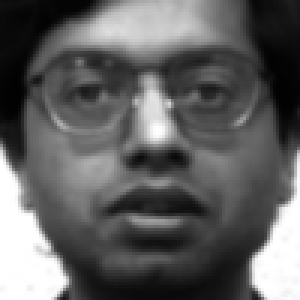
#> input picture 人脸检测/faces/s101.png, 100 x 100 px (shown 3 times larger)
$ python -i jilian.py   (imports and definitions only)
#> lines starting #> are read from the running program, lines starting #| are printed output that depends on the picture
#> further down, picture is the input picture: shape (100, 100, 3); min 1, max 255, mean 96.4
import cv2
import os
import numpy as np

# 加载人脸分类器
face_cascade = cv2.CascadeClassifier("haarcascade_frontalface_default.xml")

# 加载AdaBoost分类器
boost = cv2.ml.Boost_create()
# [1 line not run here, left out]
# 提取Haar特征
def extract_haar_features(image):
    gray = cv2.cvtColor(image, cv2.COLOR_BGR2GRAY)
    haar_cascade = cv2.CascadeClassifier("haarcascade_frontalface_default.xml")
    faces = haar_cascade.detectMultiScale(gray, scaleFactor=1.1, minNeighbors=5)
#> faces = [[10, 2, 85, 85]]
    if len(faces) > 0:
        # 只取第一个检测到的人脸区域的特征
        x, y, w, h = faces[0]
#> x = 10; y = 2; w = 85; h = 85
        roi = gray[y:y+h, x:x+w]
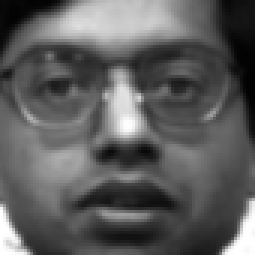
#> roi: shape (85, 85) (shown 3 times larger); min 2, max 255, mean 93
        # 使用cv2.resize()函数将图像大小调整为指定大小
        roi = cv2.resize(roi, (24, 24))
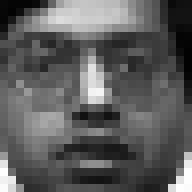
#> roi: shape (24, 24) (shown 8 times larger); min 2, max 254, mean 92.8
        # 使用cv2.HOGDescriptor()对象的compute方法提取特征
        hog = cv2.HOGDescriptor((24, 24), (8, 8), (4, 4), (8, 8), 9)
        feature = hog.compute(roi)
#> feature = 225 values, max 0.598 at index 49, min 0.0154 at index 221, mean 0.314
        return True, feature.flatten()  # 将特征展平成一维数组
    else:
        # 如果没有检测到人脸，则返回一个填充的特征数组
        return False, np.zeros((576,))  # 24x24的灰度图像，特征向量大小为576

# 提取正样本和负样本的特征
pos_features = []
neg_features = []

# 准备正样本特征
pos_samples_folder = 'faces'
# [7 lines not run here, left out]

# 准备负样本特征
neg_samples_folder = 'non_faces'
# [7 lines not run here, left out]

# 准备训练数据
# [1 line that did not run here, left out]
labels = np.hstack((np.ones(len(pos_features)), np.zeros(len(neg_features))))

# 训练AdaBoost模型
# [1 line not run here, left out]

folder_path = 'photo'
# [25 lines not run here, left out]

>>> import cv2
>>> picture = cv2.imread('faces/s101.png')
>>> result = extract_haar_features(picture)

$ run again, on 人脸检测/faces/s114.png
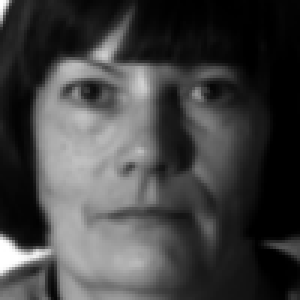
#> input picture 人脸检测/faces/s114.png, 100 x 100 px (shown 3 times larger)
#> picture is the input picture: shape (100, 100, 3); min 0, max 255, mean 66.1
#> faces = [[7, 4, 80, 80]]
#> x = 7; y = 4; w = 80
#> in extract_haar_features, `roi = gray[y:y+h, x:x+w]`:
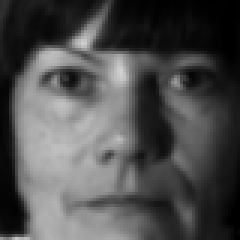
#> roi: shape (80, 80) (shown 3 times larger); min 0, max 209, mean 78
#> in extract_haar_features, `roi = cv2.resize(roi, (24, 24))`:
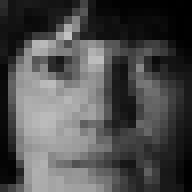
#> roi: shape (24, 24) (shown 8 times larger); min 0, max 195, mean 77.9
#> feature = 225 values, max 0.541 at index 153, min 0.0127 at index 156, mean 0.307

$ run again, on 人脸检测/faces/s117.png
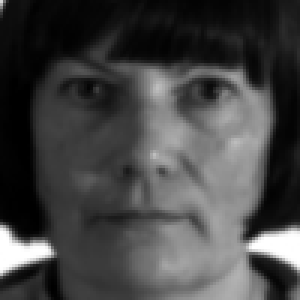
#> input picture 人脸检测/faces/s117.png, 100 x 100 px (shown 3 times larger)
#> picture is the input picture: shape (100, 100, 3); min 0, max 255, mean 68.2
#> faces = [[9, 2, 87, 87]]
#> x = 9; y = 2; w = 87
#> in extract_haar_features, `roi = gray[y:y+h, x:x+w]`:
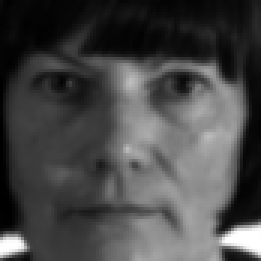
#> roi: shape (87, 87) (shown 3 times larger); min 0, max 255, mean 71.6
#> in extract_haar_features, `roi = cv2.resize(roi, (24, 24))`:
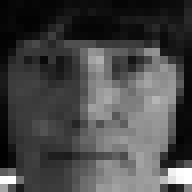
#> roi: shape (24, 24) (shown 8 times larger); min 0, max 255, mean 71.4
#> feature = 225 values, max 0.595 at index 207, min 0.00534 at index 222, mean 0.312
